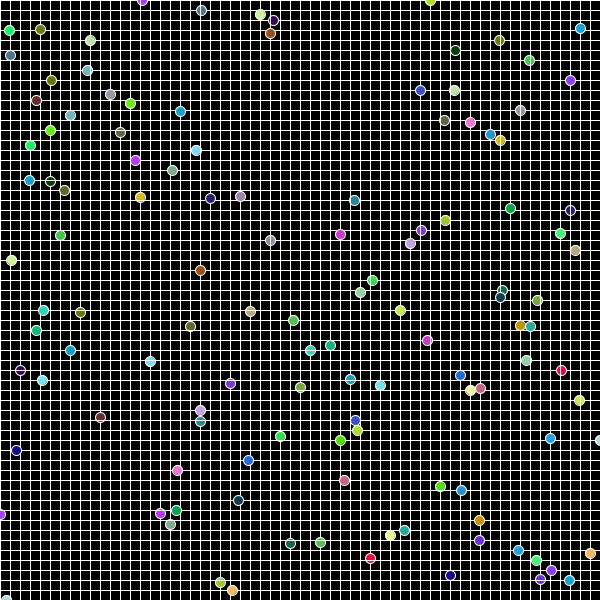
Frame 1 (no input)
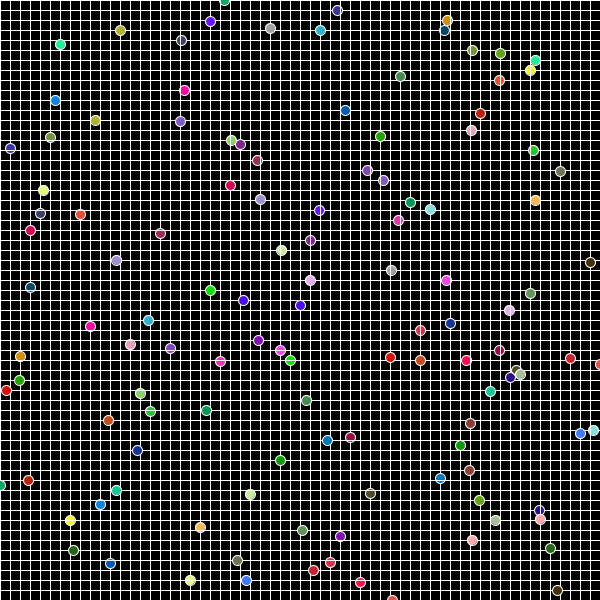
Frame 60 (the mouse pressed at the canvas centre just before this capture)
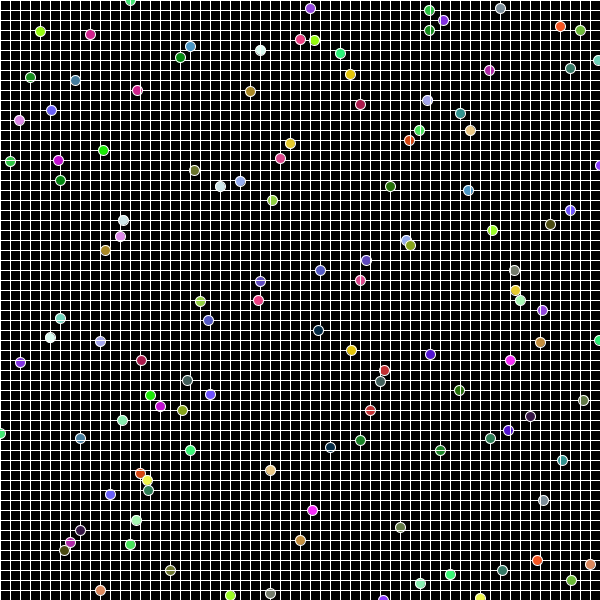
Frame 120 (the mouse held since frame 60 and released just before this capture)

The Processing sketch that drew these frames (run headless with seeded random() and noise(); from frame 60 on, the mouse is pressed at the canvas centre):

// Processing sketch: processing_74392
// ── processing_74392.pde

/** Wires - jnyhoff */
int diameter = 10;

void setup()
{
  size(600, 600);
  background(0, 0, 0);
  smooth();
  frameRate(5);
  
}

void draw()
{
  background(0, 0, 0);
  stroke(255, 255, 255);
  for (int i=0; i <= width; i=i+diameter)
  {
    line(i, 0, i, height);
    line(0, i, width, i);
    fill(random(255),random(255),random(255));
    ellipse(random(width), i, diameter, diameter);
    ellipse(i, random(height), diameter, diameter);
    
  }
  
  
}
